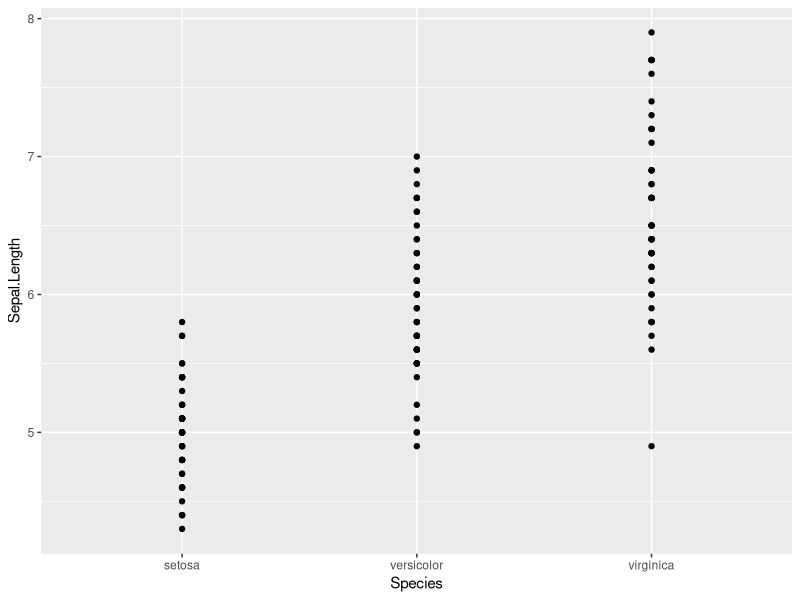
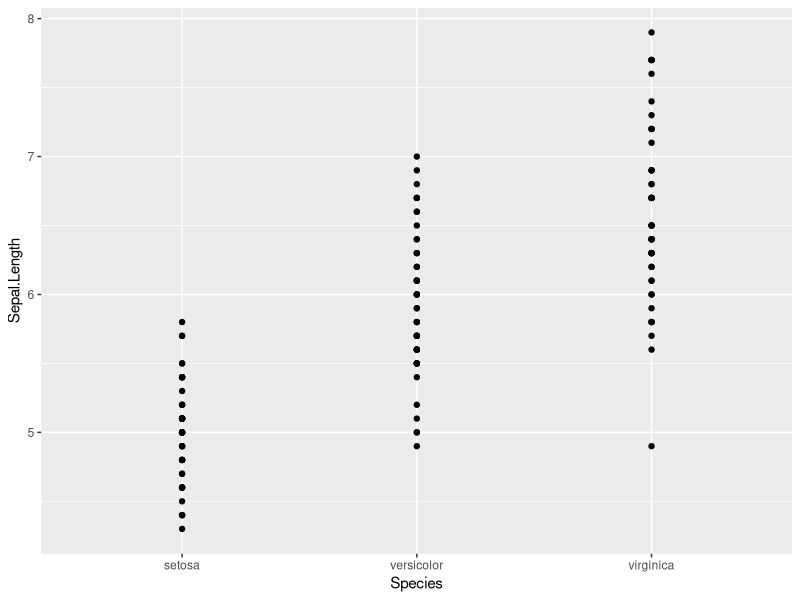
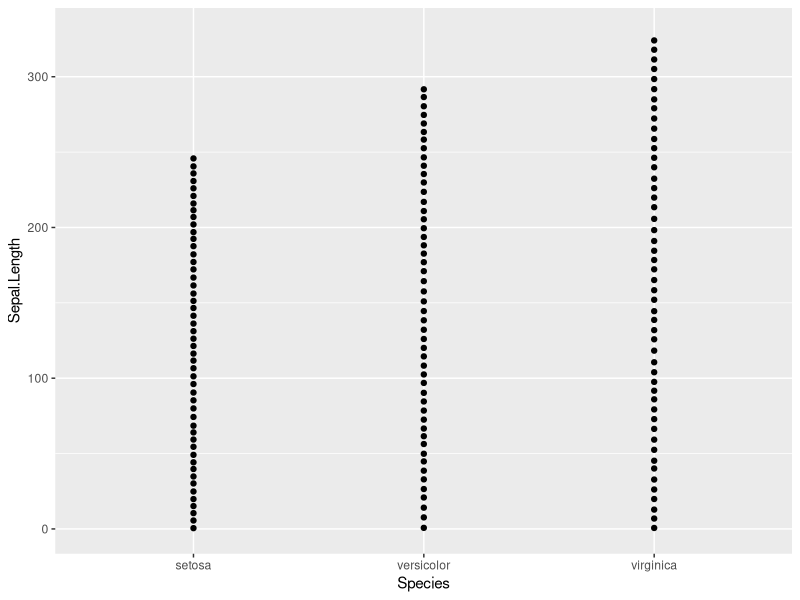
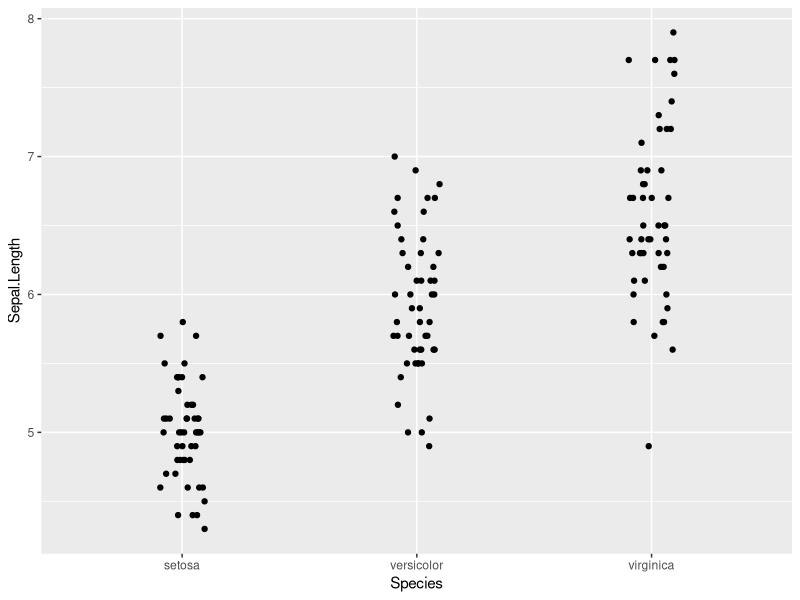
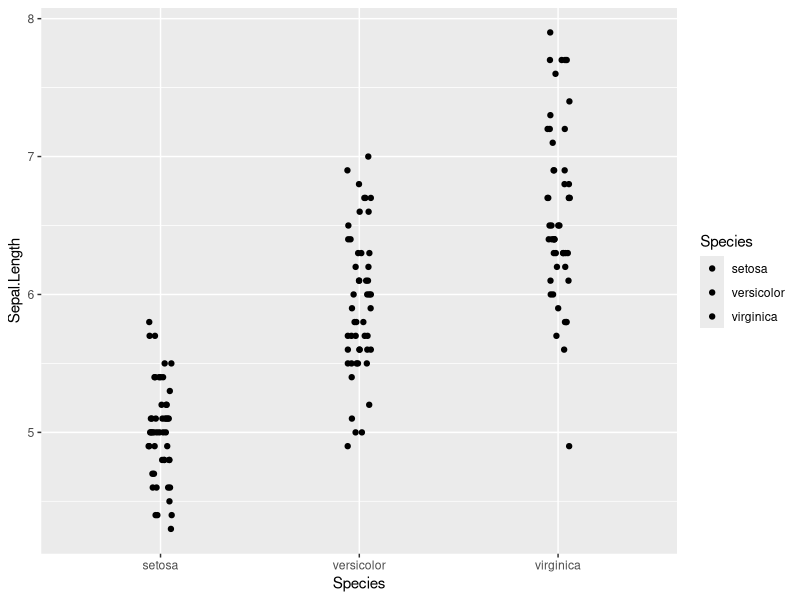

These figures' R source, in order: (Note: this script raises an error after producing the figures.)
## ---- chunk 1
library(ggplot2)

ggplot(iris, aes(x=Species, y=Sepal.Length)) +
  geom_point()

ggplot(iris, aes(x=Species, y=Sepal.Length)) +
  geom_point(position = position_dodge())

ggplot(iris, aes(x=Species, y=Sepal.Length, ymax=Sepal.Length+0.2)) +
  geom_point(position = position_stack(0.1, 0))

ggplot(iris, aes(x=Species, y=Sepal.Length)) +
  geom_point(position = position_jitter(0.1, 0))

ggplot(iris, aes(x=Species, fill=Species, y=Sepal.Length)) +
  geom_point(position = position_jitterdodge(0.3, 0))


#
# factor

# jednak nie jest zaimplementowane

ggplot(iris, aes(x=Species, y=factor(Sepal.Length), group=factor(Sepal.Length))) +
  geom_point(position = position_dodge(width = 0.2, 0))





#
# geom _line
#

ggplot(iris, aes(x=Sepal.Width, y=Sepal.Length)) +
  geom_path(position = "stack") + 
  geom_point()

